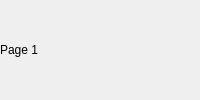
<?xml version="1.0" encoding="UTF-8"?>
<ui version="4.0">
 <class>StackedWidget</class>
 <widget class="QStackedWidget" name="StackedWidget">
  <widget class="QLabel" name="label1">
   <property name="text">
    <string>Page 1</string>
   </property>
  </widget>
  <widget class="QLabel" name="label2">
   <property name="text">
    <string>Page 2</string>
   </property>
  </widget>
  <widget class="QLabel" name="label3">
   <property name="text">
    <string>Page 3</string>
   </property>
  </widget>
 </widget>
 <resources/>
 <connections/>
</ui>
